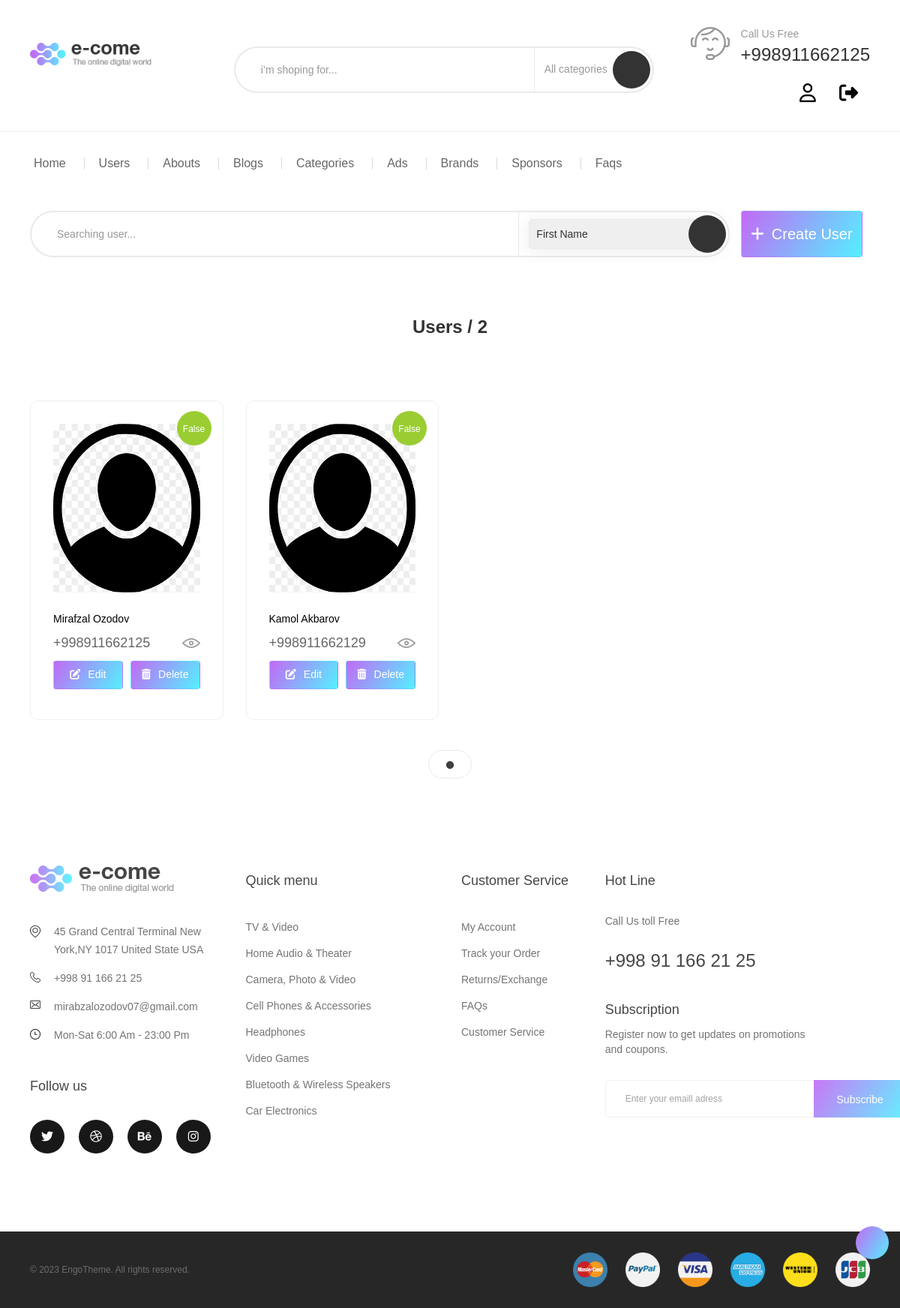
The app's page /user/list/ (signed in) with its own data.
### users/models.py (models this page shows, shortened)
class CustomUser (AbstractUser):
    id = models.AutoField(name='id', primary_key=True)
    block = models.BooleanField(name='block', default=False)
    created_at = models.DateTimeField(name="created_at", auto_now_add=True)
    phone = models.CharField(name='phone', max_length=30, blank=False, unique=True)
    email = models.CharField(name='email', max_length=30, blank=False, unique=True)
    image = models.ImageField(name='image', upload_to='user/', default='images/user.png')

### users/views.py (the view)
# urls.py: path('list/', UsersListView.as_view(), name="user_list"),
class UsersListView (ListView):
    model = CustomUser
    queryset = CustomUser.objects.all()
    template_name = 'admin/users/admin_users_list.html'
    context_object_name = 'users'
    def get (self, request: HttpRequest, *args: Any, **kwargs: Any) -> HttpResponse:
        if request.method == "POST":
            print('38')
            searchSelected = request.POST.get('selected')
            empsearch = CustomUser.objects.filter(last_name=searchSelected)
            return render (request, 'admin/users/admin_users_list.html', {'users': empsearch})
        else:
            displayemp=CustomUser.objects.all()
            return render (request, 'admin/users/admin_users_list.html', {'users': displayemp})

### templates/admin/users/admin_users_list.html (shortened to what this page needs)
{% extends 'admin/base.html' %}
{% load static %}
{% block content %}
<div class="container container-240">
    <div class="team">
        <div style="display: flex; align-items: center; margin-top: 30px;">
            <div class="col-lg-10 col-md-10 v-center header-search hidden-xs" style="padding: 0;">
                <form name="selected" method="POST">{% csrf_token %}
                    <input type="search" class="form-control" style="width: 100%;" placeholder="Searching user...">
                    <div class="search-panel" style="width: 260px;">
                        <select id="category" class="dropdown-category" style="margin: 0 10px 0 0; padding: 10px 5px;">
                            <option value="first_name">First Name</option>
                        </select>
                    </div>
                    <span class="input-group-btn">
                        <button type="submit" class="button_search" type="button"><i
                                class="ion-ios-search-strong"></i></button>
                    </span>
                </form>
            </div>
            <div class="col-lg-2 col-md-2 v-center">
                <a href="{% url 'user_create' %}">
                    <button class="btn btn-submit btn-gradient" style="font-size: 20px; height: 62px;">
                        <i class="fa-solid fa-plus" style="font-size: 20px; margin-right: 10px;"></i>Create User
                    </button>
                </a>
            </div>
        </div>
        <h1 class="about-title v3 spc text-center">Users / {{users|length}}</h1>
        <div class="releases v2" style="padding-top: 0;">
            <div class="tab-content">
                <div id="tv2" class="tab-pane fade in active">
                    <div class="js-multiple-row2">
                        {% for user in users %}
                        <div class="product-item">
                            <div class="pd-bd product-inner">
                                <div class="product-img">
                                    <a href="{% url 'user_detail' user.pk %}">
                                        {% if user.image %}
                                            <img src="{{user.image.url}}" alt="" width="225px" height="225px" class="img-reponsive" style="margin:  0 auto;">
                                        {% endif %}
                                    </a>
                                    {% if user.block %}
                                    <div class="ribbon-price red"><span>{{user.block}}</span></div>
                                    {% else %}
                                    <div class="ribbon-price" style="background: yellowgreen !important;">
                                        <span>{{user.block}}</span></div>
                                    {% endif %}
                                </div>
                                <div class="product-info">
                                    <div class="color-group"></div>
                                    <div class="element-list element-list-middle">
                                        <h3 class="product-title">
                                            <a href="{% url 'user_detail' user.pk %}">
                                                {{user.first_name}} {{user.last_name}}
                                            </a>
                                        </h3>
                                        <div class="product-bottom">
                                            <div class="product-price"><span>{{user.phone}}</span></div>
                                            <a href="{% url 'user_detail' user.pk %}" class="btn-icon btn-view">
                                                <span class="icon-bg icon-view"></span>
                                            </a>
                                        </div>
                                    </div>
                                    <div class="flex" style="gap: 10px;">
                                        <a href="{% url 'user_update' user.pk %}" style="width: 100%;">
                                            <button class="btn btn-submit btn-gradient"
                                                style="width: 100%; padding: 8px; margin: 10px 0; font-size: 14px;">
                                                <i class="fa-solid fa-pen-to-square"
                                                    style="font-size: 14px; margin-right: 10px;"></i>Edit
                                            </button>
                                        </a>
                                        <a href="{% url 'user_delete' user.pk %}" style="width: 100%;">
                                            <button class="btn btn-submit btn-gradient"
                                                style="width: 100%; padding: 8px; margin: 10px 0; font-size: 14px;">
                                                <i class="fa-solid fa-trash-can"
                                                    style="font-size: 14px; margin-right: 10px;"></i>Delete
                                            </button>
                                        </a>
                                    </div>
                                </div>
                            </div>
                        </div>
                        {% endfor %}
                    </div>
                </div>
            </div>
        </div>
    </div>
</div>
{% endblock %}

### records on screen
CustomUser: image (placeholder picture), block "False", first_name "Mirafzal", last_name "Ozodov", phone "+998911662125"
CustomUser: image (placeholder picture), block "False", first_name "Kamol", last_name "Akbarov", phone "+998911662129"

### other values on screen
{{ users|length }} "2"
